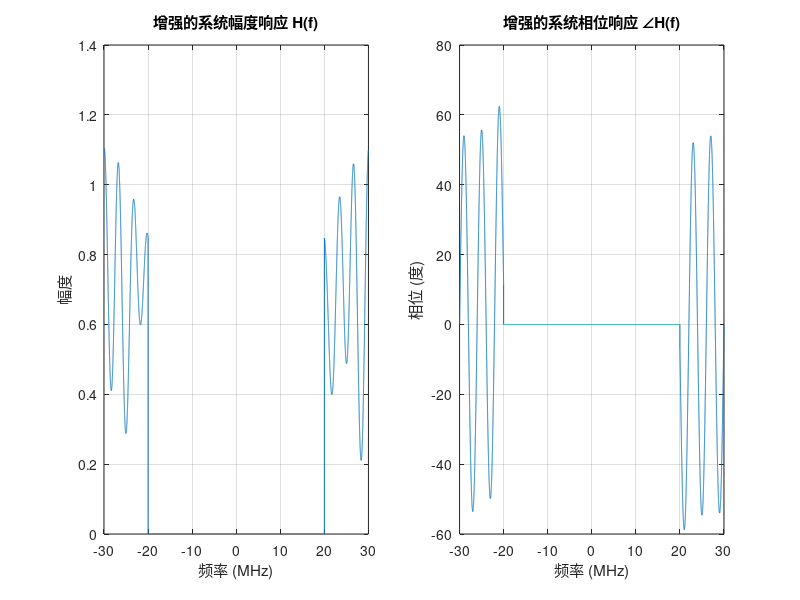
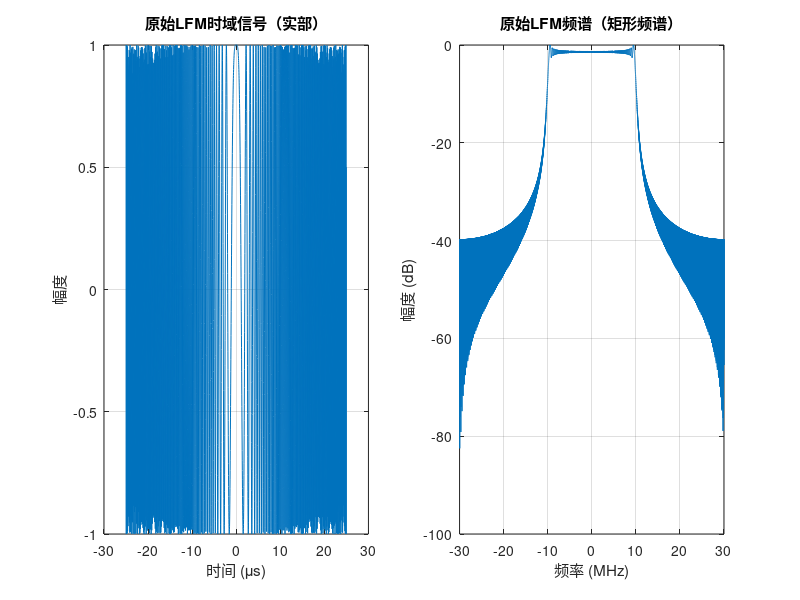

Write the MATLAB code that produced these figures, in order. (Note: this script raises an error after producing the figures.)
%% 发射端LFM预补偿算法
clear; close all; clc;

%% 步骤0: 仿真参数设置
% 雷达参数
B = 20e6;               % 带宽: 20 MHz
T_pulse = 50e-6;        % 脉宽: 50 μs
fs = 60e6;              % 采样率: 60 MHz

% 处理参数
N_pulse = round(T_pulse * fs);      % 脉冲内采样点数
N_fft = 2^nextpow2(N_pulse * 8);    % FFT点数（8倍过采样）
freq = (-N_fft/2:N_fft/2-1) * (fs/N_fft);  % 频率轴

% 补偿参数
alpha_reg = 1e-2;       % 正则化因子系数（增大了）
A_max = 4.0;            % 最大增益限制（适当增大）

% 显示参数
f_center_idx = find(abs(freq)<=B/2);

%% 步骤0.1: 生成增强的系统频率响应 H[k]
% 增强幅度响应：更大的波动和不平坦度
H_mag = zeros(N_fft, 1);
H_mag(f_center_idx) = 0.7 + 0.4*cos(2*pi*freq(f_center_idx)/B*6) .* ...
                      exp(-(freq(f_center_idx)/(0.5*B)).^2) + ...
                      0.1*sin(2*pi*freq(f_center_idx)/B*3);

% 增强相位响应：更大的非线性相位失真
H_phase = zeros(N_fft, 1);
H_phase(f_center_idx) = 0.4*pi*(freq(f_center_idx)/B).^3 + ...
                        0.3*pi*sin(2*pi*freq(f_center_idx)/B*5) + ...
                        0.05*pi*(freq(f_center_idx)/B).^2;

% 组合成复数频率响应
H_k = H_mag .* exp(1j*H_phase);
H_k = fftshift(H_k);  % 转换为MATLAB的FFT顺序

% 显示系统响应
figure('Position', [100, 100, 1200, 400]);
subplot(1,2,1);
plot(freq/1e6, abs(H_k));
xlim([-B/1e6, B/1e6]*1.5);
xlabel('频率 (MHz)'); ylabel('幅度');
title('增强的系统幅度响应 H(f)');
grid on;

subplot(1,2,2);
plot(freq/1e6, unwrap(angle(H_k))*180/pi);
xlim([-B/1e6, B/1e6]*1.5);
xlabel('频率 (MHz)'); ylabel('相位 (度)');
title('增强的系统相位响应 ∠H(f)');
grid on;

%% 步骤1: 生成理想LFM信号及其频谱
% 生成时域LFM信号
t = (-N_pulse/2:N_pulse/2-1)' / fs;
k_chirp = B / T_pulse;  % 调频率
s_lfm = exp(1j * pi * k_chirp * t.^2);  % 基带LFM

% 过采样并补零到FFT长度
s_lfm_padded = zeros(N_fft, 1);
s_lfm_padded(1:N_pulse) = s_lfm;

% 计算LFM频谱
S_LFM_k = fft(s_lfm_padded, N_fft);

% 设置目标参考频谱 R[k]（使用未加权的理想LFM频谱）
R_k = S_LFM_k;

% 显示LFM信号及频谱
figure('Position', [100, 100, 1200, 400]);
subplot(1,2,1);
plot(t*1e6, real(s_lfm));
xlabel('时间 (μs)'); ylabel('幅度');
title('原始LFM时域信号（实部）');
grid on;

subplot(1,2,2);
S_LFM_mag = fftshift(abs(S_LFM_k));
plot(freq/1e6, 20*log10(S_LFM_mag/max(S_LFM_mag)));
xlim([-B/1e6, B/1e6]*1.5);
xlabel('频率 (MHz)'); ylabel('幅度 (dB)');
title('原始LFM频谱（矩形频谱）');
grid on;

%% 步骤2: 计算发射端预补偿谱（幅度+相位全补偿）
% 计算正则化项：使用均值而不是最大值，更稳定
epsilon = alpha_reg / mean(abs(H_k .* S_LFM_k));

% 核心补偿公式：G_tx[k] = R[k] / (H[k] * S_LFM[k] + ε)
G_tx_k = R_k ./ (H_k .* S_LFM_k + epsilon);

% 幅度限制：防止过高的增益导致PA饱和
G_tx_mag = abs(G_tx_k);
max_G = max(G_tx_mag);
if max_G > A_max
    fprintf('应用幅度限制: 最大增益 %.2f > 限制值 %.2f\n', max_G, A_max);
    G_tx_k = G_tx_k ./ max(1, G_tx_mag/A_max);
end

% 显示补偿滤波器
figure('Position', [100, 100, 1200, 400]);
subplot(1,2,1);
G_tx_mag_plot = fftshift(abs(G_tx_k));
plot(freq/1e6, 20*log10(G_tx_mag_plot/max(G_tx_mag_plot)));
xlim([-B/1e6, B/1e6]*1.5);
xlabel('频率 (MHz)'); ylabel('增益 (dB)');
title('预补偿滤波器幅度响应');
grid on;

subplot(1,2,2);
plot(freq/1e6, fftshift(unwrap(angle(G_tx_k)))*180/pi);
xlim([-B/1e6, B/1e6]*1.5);
xlabel('频率 (MHz)'); ylabel('相位 (度)');
title('预补偿滤波器相位响应');
grid on;

%% 步骤3: 频域窗/带宽约束 - 使用海明窗
% 创建海明窗：带宽内为1，带宽外为0
f_idx = find(abs(freq)<=B);
%创建海明窗
hamming_window = zeros(N_fft, 1);
% 生成对应带宽长度的海明窗（仅在LFM信号带宽内施加海明窗，带宽外为0）
hamming_win_local = hamming(length(f_idx));  % 生成局部海明窗
hamming_window(f_idx) = hamming_win_local;   % 填充到频域对应位置
W_k = fftshift(hamming_window);      % 转换为FFT顺序
% 应用海明窗
G_tx_k_windowed = G_tx_k .* W_k;

%% 步骤4: 形成发射频谱并IFFT回时域
% 应用预补偿：S_tx[k] = S_LFM[k] * G_tx[k] * W[k]
S_tx_k = S_LFM_k .* G_tx_k_windowed;

% IFFT得到时域信号
s_tx_time = ifft(S_tx_k, N_fft);

% 截取有效部分（保留原始脉冲长度）
s_tx_pulse = s_tx_time(1:N_pulse);

% 能量归一化（而不是幅度归一化）
s_tx_pulse = s_tx_pulse / sqrt(sum(abs(s_tx_pulse).^2));

%% 步骤5: 准备对比信号（统一能量归一化）
% 情况1: 理想LFM（作为参考基准）
s_ideal = s_lfm / sqrt(sum(abs(s_lfm).^2));

% 情况2: 原始LFM经过系统H（无预补偿）
S_LFM_full = fft(s_lfm_padded, N_fft);
S_with_H = S_LFM_full .* H_k;  % 经过系统响应
s_with_H_time = ifft(S_with_H, N_fft);
s_with_H = s_with_H_time(1:N_pulse);
s_with_H = s_with_H / sqrt(sum(abs(s_with_H).^2));

% 情况3: 预补偿LFM经过系统H（有预补偿）
S_tx_full = fft(s_tx_time, N_fft);  % 预补偿信号频谱
S_tx_with_H = S_tx_full .* H_k;  % 经过系统响应
s_tx_with_H_time = ifft(S_tx_with_H, N_fft);
s_tx_with_H = s_tx_with_H_time(1:N_pulse);
s_tx_with_H = s_tx_with_H / sqrt(sum(abs(s_tx_with_H).^2));

% 情况4: 仅预补偿不加窗后经过系统H
S_tx_k_no_window = S_LFM_k .* G_tx_k;
s_tx_time_no_window = ifft(S_tx_k_no_window, N_fft);
S_tx_no_window_with_H = fft(s_tx_time_no_window, N_fft) .* H_k;
s_tx_no_window_with_H_time = ifft(S_tx_no_window_with_H, N_fft);
s_tx_no_window_with_H = s_tx_no_window_with_H_time(1:N_pulse);
s_tx_no_window_with_H = s_tx_no_window_with_H / sqrt(sum(abs(s_tx_no_window_with_H).^2));

fprintf('\n=== 四种情况对比（统一能量归一化） ===\n');
fprintf('1. 理想LFM（无系统失真）\n');
fprintf('2. 原始LFM + 系统失真（无预补偿）\n');
fprintf('3. 预补偿LFM + 系统失真（有预补偿）\n\n');
fprintf('4. 预补偿LFM + 系统失真（仅预补偿不加窗）\n\n');

%% 步骤6: 自相关分析
% 计算自相关函数
t_corr = (-N_pulse+1:N_pulse-1) / fs * 1e6;  % 微秒

% 计算四种情况的自相关
auto_corr_ideal = xcorr(s_ideal, s_ideal);
auto_corr_no_comp = xcorr(s_with_H, s_with_H);
auto_corr_with_comp = xcorr(s_tx_with_H, s_tx_with_H);
auto_corr_precomp_only = xcorr(s_tx_no_window_with_H, s_tx_no_window_with_H);

% 归一化自相关（能量归一化）
auto_corr_ideal = auto_corr_ideal / max(abs(auto_corr_ideal));
auto_corr_no_comp = auto_corr_no_comp / max(abs(auto_corr_no_comp));
auto_corr_with_comp = auto_corr_with_comp / max(abs(auto_corr_with_comp));
auto_corr_precomp_only = auto_corr_precomp_only / max(abs(auto_corr_precomp_only));

% 转换为dB显示
auto_corr_ideal_db = 20*log10(abs(auto_corr_ideal) + 1e-10);
auto_corr_no_comp_db = 20*log10(abs(auto_corr_no_comp) + 1e-10);
auto_corr_with_comp_db = 20*log10(abs(auto_corr_with_comp) + 1e-10);
auto_corr_precomp_only_db = 20*log10(abs(auto_corr_precomp_only) + 1e-10);

%% 步骤7: 综合性能分析
figure('Position', [50, 50, 1400, 800]);

% 7.1 时域波形对比（实部）
subplot(3,3,1);
plot(t*1e6, real(s_ideal), 'k-', 'LineWidth', 1.5); hold on;
plot(t*1e6, real(s_with_H), 'r--', 'LineWidth', 1.5);
plot(t*1e6, real(s_tx_with_H), 'b-.', 'LineWidth', 1.5);
xlabel('时间 (μs)'); ylabel('幅度');
title('时域信号对比（实部）');
legend('理想LFM', '无预补偿', '有预补偿', 'Location', 'best');
grid on;

% 7.2 频谱对比
subplot(3,3,2);
% 重新计算频谱（从时域信号计算，确保正确）
s_ideal_padded = zeros(N_fft, 1);
s_ideal_padded(1:N_pulse) = s_ideal;
S_ideal_mag = fftshift(abs(fft(s_ideal_padded, N_fft)));

s_with_H_padded = zeros(N_fft, 1);
s_with_H_padded(1:N_pulse) = s_with_H;
S_no_comp_mag = fftshift(abs(fft(s_with_H_padded, N_fft)));

s_tx_with_H_padded = zeros(N_fft, 1);
s_tx_with_H_padded(1:N_pulse) = s_tx_with_H;
S_with_comp_mag = fftshift(abs(fft(s_tx_with_H_padded, N_fft)));

plot(freq/1e6, 20*log10(S_ideal_mag/max(S_ideal_mag)), 'k-', 'LineWidth', 1.5); hold on;
plot(freq/1e6, 20*log10(S_no_comp_mag/max(S_no_comp_mag)), 'r--', 'LineWidth', 1.5);
plot(freq/1e6, 20*log10(S_with_comp_mag/max(S_with_comp_mag)), 'b-.', 'LineWidth', 1.5);
xlim([-B/1e6*1.5, B/1e6*1.5]); ylim([-100, 5]);
xlabel('频率 (MHz)'); ylabel('幅度 (dB)');
title('经过系统后的频谱对比');
legend('理想LFM', '无预补偿', '有预补偿', 'Location', 'best');
grid on;

% 7.3 完整自相关函数（线性）
subplot(3,3,4);
plot(t_corr, abs(auto_corr_ideal), 'k-', 'LineWidth', 1.5); hold on;
plot(t_corr, abs(auto_corr_no_comp), 'r--', 'LineWidth', 1.5);
plot(t_corr, abs(auto_corr_with_comp), 'b-.', 'LineWidth', 1.5);
xlabel('时延 (μs)'); ylabel('幅度');
title('自相关函数（线性）');
legend('理想LFM', '无预补偿', '有预补偿', 'Location', 'best');
grid on;

% 7.4 完整自相关函数（对数）
subplot(3,3,5);
plot(t_corr, auto_corr_ideal_db, 'k-', 'LineWidth', 1.5); hold on;
plot(t_corr, auto_corr_no_comp_db, 'r--', 'LineWidth', 1.5);
plot(t_corr, auto_corr_with_comp_db, 'b-.', 'LineWidth', 1.5);
xlabel('时延 (μs)'); ylabel('幅度 (dB)');
title('自相关函数（对数）');
legend('理想LFM', '无预补偿', '有预补偿', 'Location', 'best');
grid on;
ylim([-120, 0]);

% 7.5 自相关主瓣区域（线性）
subplot(3,3,7);
center_idx = ceil(length(t_corr)/2);
range_idx = center_idx-50:center_idx+50;
plot(t_corr(range_idx), abs(auto_corr_ideal(range_idx)), 'k-', 'LineWidth', 1.5); hold on;
plot(t_corr(range_idx), abs(auto_corr_no_comp(range_idx)), 'r--', 'LineWidth', 1.5);
plot(t_corr(range_idx), abs(auto_corr_with_comp(range_idx)), 'b-.', 'LineWidth', 1.5);
xlabel('时延 (μs)'); ylabel('幅度');
title('自相关主瓣区域');
legend('理想LFM', '无预补偿', '有预补偿', 'Location', 'best');
grid on;

% 7.6 自相关旁瓣区域（对数）
subplot(3,3,8);
% 选择旁瓣区域（排除主瓣）
mainlobe_width = ceil(2*fs/B);  % 根据主瓣理论宽度设定
sidelobe_idx = [1:center_idx-mainlobe_width, center_idx+mainlobe_width:length(t_corr)];
plot(t_corr(sidelobe_idx), auto_corr_ideal_db(sidelobe_idx), 'k-', 'LineWidth', 1.5); hold on;
plot(t_corr(sidelobe_idx), auto_corr_no_comp_db(sidelobe_idx), 'r--', 'LineWidth', 1.5);
plot(t_corr(sidelobe_idx), auto_corr_with_comp_db(sidelobe_idx), 'b-.', 'LineWidth', 1.5);
xlabel('时延 (μs)'); ylabel('幅度 (dB)');
title('自相关旁瓣区域');
legend('理想LFM', '无预补偿', '有预补偿', 'Location', 'best');
grid on;
ylim([-120, 0]);

%% 步骤8: 计算和显示性能指标
% 峰值旁瓣比（PSLR）
center_idx = ceil(length(auto_corr_ideal)/2);
pslr_ideal = compute_pslr_corrected(auto_corr_ideal, center_idx, fs, B);
pslr_no_comp = compute_pslr_corrected(auto_corr_no_comp, center_idx, fs, B);
pslr_with_comp = compute_pslr_corrected(auto_corr_with_comp, center_idx, fs, B);
pslr_precomp_only = compute_pslr_corrected(auto_corr_precomp_only, center_idx, fs, B);

% 积分旁瓣比（ISLR）
islr_ideal = compute_islr_corrected(auto_corr_ideal, center_idx, fs, B);
islr_no_comp = compute_islr_corrected(auto_corr_no_comp, center_idx, fs, B);
islr_with_comp = compute_islr_corrected(auto_corr_with_comp, center_idx, fs, B);
islr_precomp_only = compute_islr_corrected(auto_corr_precomp_only, center_idx, fs, B);

% 主瓣宽度（3dB）
bw3db_ideal = compute_3db_width_corrected(auto_corr_ideal, center_idx, fs, B);
bw3db_no_comp = compute_3db_width_corrected(auto_corr_no_comp, center_idx, fs, B);
bw3db_with_comp = compute_3db_width_corrected(auto_corr_with_comp, center_idx, fs, B);
bw3db_precomp_only = compute_3db_width_corrected(auto_corr_precomp_only, center_idx, fs, B);

% 理论主瓣宽度
theory_width = 0.886 / B * 1e6;  % 微秒

% 理论PSLR（矩形窗）
theory_pslr = -13.26;  % dB

% 计算PAPR（峰均功率比） - 使用能量归一化后的信号
PAPR_ideal = 10*log10(max(abs(s_ideal).^2) / mean(abs(s_ideal).^2));
PAPR_no_comp = 10*log10(max(abs(s_with_H).^2) / mean(abs(s_with_H).^2));
PAPR_with_comp = 10*log10(max(abs(s_tx_with_H).^2) / mean(abs(s_tx_with_H).^2));
PAPR_precomp_only = 10*log10(max(abs(s_tx_no_window_with_H).^2) / mean(abs(s_tx_no_window_with_H).^2));

% 显示性能指标表格
subplot(3,3,[3,6,9]);
axis off;

% 创建性能对比表格
text_str = sprintf('=== 性能指标对比 ===\n\n');
text_str = [text_str sprintf('理论主瓣宽度: %.3f μs\n', theory_width)];
text_str = [text_str sprintf('理论PSLR: %.2f dB\n\n', theory_pslr)];
text_str = [text_str sprintf('%-15s %-12s %-12s %-12s\n', '情况', 'PSLR(dB)', 'ISLR(dB)', '3dB宽度(μs)')];
text_str = [text_str sprintf('%-15s %-12.2f %-12.2f %-12.3f\n', '理想LFM', pslr_ideal, islr_ideal, bw3db_ideal)];
text_str = [text_str sprintf('%-15s %-12.2f %-12.2f %-12.3f\n', '无预补偿', pslr_no_comp, islr_no_comp, bw3db_no_comp)];
text_str = [text_str sprintf('%-15s %-12.2f %-12.2f %-12.3f\n', '有预补偿', pslr_with_comp, islr_with_comp, bw3db_with_comp)];
text_str = [text_str sprintf('%-15s %-12.2f %-12.2f %-12.3f\n', '仅预补偿不加窗', pslr_precomp_only, islr_precomp_only, bw3db_precomp_only)];

text_str = [text_str sprintf('\n=== 改善效果 ===\n')];
text_str = [text_str sprintf('PSLR改善: %.2f dB\n', pslr_no_comp - pslr_with_comp)];
text_str = [text_str sprintf('ISLR改善: %.2f dB\n', islr_no_comp - islr_with_comp)];
text_str = [text_str sprintf('主瓣宽度变化: %.3f μs\n', bw3db_with_comp - bw3db_ideal)];

text_str = [text_str sprintf('\n=== PAPR对比（能量归一化后） ===\n')];
text_str = [text_str sprintf('理想LFM: %.2f dB\n', PAPR_ideal)];
text_str = [text_str sprintf('无预补偿: %.2f dB\n', PAPR_no_comp)];
text_str = [text_str sprintf('有预补偿: %.2f dB\n', PAPR_with_comp)];
text_str = [text_str sprintf('仅预补偿不加窗: %.2f dB\n', PAPR_precomp_only)];
text_str = [text_str sprintf('PAPR增加: %.2f dB\n', PAPR_with_comp - PAPR_ideal)];

text(0.1, 0.5, text_str, 'FontName', 'FixedWidth', 'FontSize', 10, 'VerticalAlignment', 'middle');
title('性能指标汇总（修正后）');

%% 步骤9: 性能改善可视化
figure('Position', [100, 100, 1200, 400]);

% 9.1 旁瓣对比
subplot(1,2,1);
mainlobe_exclude = ceil(fs/B);  % 根据主瓣宽度排除
sidelobe_idx_detailed = [1:center_idx-mainlobe_exclude, center_idx+mainlobe_exclude:length(t_corr)];

plot(t_corr(sidelobe_idx_detailed), auto_corr_ideal_db(sidelobe_idx_detailed), 'k-', 'LineWidth', 1.5); hold on;
plot(t_corr(sidelobe_idx_detailed), auto_corr_no_comp_db(sidelobe_idx_detailed), 'r--', 'LineWidth', 1.5);
plot(t_corr(sidelobe_idx_detailed), auto_corr_with_comp_db(sidelobe_idx_detailed), 'b-.', 'LineWidth', 1.5);
xlabel('时延 (μs)'); ylabel('幅度 (dB)');
title('自相关旁瓣对比');
legend('理想LFM', '无预补偿', '有预补偿', 'Location', 'best');
grid on;
ylim([-120, 0]);

% 9.2 性能改善柱状图
subplot(1,2,2);
improvement_data = [pslr_ideal, pslr_no_comp, pslr_with_comp; ...
                    islr_ideal, islr_no_comp, islr_with_comp; ...
                    bw3db_ideal, bw3db_no_comp, bw3db_with_comp];

bar_labels = {'理想LFM', '无预补偿', '有预补偿'};
bar(improvement_data');
set(gca, 'XTickLabel', bar_labels);
ylabel('数值');
legend('PSLR(dB)', 'ISLR(dB)', '3dB宽度(μs)', 'Location', 'best');
title('性能指标对比');
grid on;

% 在柱状图上添加数值标签
for i = 1:3
    for j = 1:3
        if j == 3  % 3dB宽度
            text_str = sprintf('%.3f', improvement_data(j,i));
        else  % PSLR和ISLR
            text_str = sprintf('%.2f', improvement_data(j,i));
        end
        text(i, improvement_data(j,i), text_str, ...
            'HorizontalAlignment', 'center', 'VerticalAlignment', 'bottom', ...
            'FontSize', 8);
    end
end


%% 控制台输出总结
fprintf('\n=== 性能总结 ===\n');
fprintf('理论PSLR（矩形窗）: %.2f dB\n', theory_pslr);
fprintf('实测PSLR - 理想LFM: %.2f dB\n', pslr_ideal);
fprintf('实测PSLR - 无预补偿: %.2f dB（恶化 %.2f dB）\n', pslr_no_comp, pslr_no_comp - pslr_ideal);
fprintf('实测PSLR - 有预补偿: %.2f dB（改善 %.2f dB）\n', pslr_with_comp, pslr_no_comp - pslr_with_comp);
fprintf('实测PSLR - 仅预补偿不加窗: %.2f dB\n', pslr_precomp_only);
fprintf('\n理论主瓣宽度: %.3f μs\n', theory_width);
fprintf('实测主瓣宽度 - 理想LFM: %.3f μs\n', bw3db_ideal);
fprintf('实测主瓣宽度 - 无预补偿: %.3f μs\n', bw3db_no_comp);
fprintf('实测主瓣宽度 - 有预补偿: %.3f μs\n', bw3db_with_comp);
fprintf('实测主瓣宽度 - 仅预补偿不加窗: %.3f μs\n', bw3db_precomp_only);
fprintf('\nPAPR - 理想LFM: %.2f dB\n', PAPR_ideal);
fprintf('PAPR - 无预补偿: %.2f dB\n', PAPR_no_comp);
fprintf('PAPR - 有预补偿: %.2f dB（增加 %.2f dB）\n', PAPR_with_comp, PAPR_with_comp - PAPR_ideal);
fprintf('PAPR - 仅预补偿不加窗: %.2f dB（增加 %.2f dB）\n', PAPR_precomp_only, PAPR_precomp_only - PAPR_ideal);
fprintf('\nISLR - 仅预补偿不加窗: %.2f dB\n', islr_precomp_only);


%% 步骤10: 引入rubust.m扰动并按win_length.m步骤4.1计算相位误差
% 采用rubust.m中的建模方式：H_pert = H_nominal .* (1+eps_a) .* exp(1j*eps_phi)
K_perturb = 20;
delta_a = 0.05;          % 幅度扰动上限（±5%，与rubust.m一致）
delta_phi = 5*pi/180;    % 相位扰动上限（±5°，与rubust.m一致）

% 注意：H_k已经fftshift到FFT顺序，因此扰动索引也要切换到FFT顺序带内索引
f_center_idx_fft = find(abs(ifftshift(freq))<=B/2);
H_scenarios = build_perturbed_channels(H_k, f_center_idx_fft, K_perturb, delta_a, delta_phi);

restoration_error_vec = zeros(K_perturb,1);
time_error_vec = zeros(K_perturb,1);
pslr_perturb_vec = zeros(K_perturb,1);
islr_perturb_vec = zeros(K_perturb,1);
papr_perturb_vec = zeros(K_perturb,1);
mlw_perturb_vec = zeros(K_perturb,1);

for k = 1:K_perturb
    H_case = H_scenarios(:,k);

    % 按win_length.m步骤4.1：在扰动后的H(f)下重新做预补偿（不加窗）
    epsilon_i = alpha_reg * mean(abs(H_case .* S_LFM_k));
    G_tx_i = R_k ./ (H_case .* S_LFM_k + epsilon_i);

    % 幅度限制
    G_tx_i_mag = abs(G_tx_i);
    if max(G_tx_i_mag) > A_max
        G_tx_i = G_tx_i ./ max(1, G_tx_i_mag/A_max);
    end

    % 发射频谱 + 扰动系统响应后频谱
    S_tx_i = S_LFM_k .* G_tx_i;
    S_rx_i = S_tx_i .* H_case;

    % 扰动后+预补偿信号与原始LFM做误差比较（win_length步骤4.1）
    s_cmp_i = ifft(S_rx_i, N_fft);
    s_cmp_i = s_cmp_i(1:N_pulse);
    err_case = evaluate_reference_error(s_cmp_i, S_LFM_k, N_pulse, N_fft, freq, B);
    restoration_error_vec(k) = err_case.spec_nmse;
    time_error_vec(k) = err_case.time_nmse;

    % 归一化后用于PSLR/ISLR/PAPR/主瓣宽度评估
    s_rx_case = s_cmp_i / sqrt(sum(abs(s_cmp_i).^2) + eps);

    % 用test.m已有方式计算四个指标
    auto_corr_case = xcorr(s_rx_case, s_rx_case);
    auto_corr_case = auto_corr_case / (max(abs(auto_corr_case)) + eps);
    center_idx_case = ceil(length(auto_corr_case)/2);

    pslr_perturb_vec(k) = compute_pslr_corrected(auto_corr_case, center_idx_case, fs, B);
    islr_perturb_vec(k) = compute_islr_corrected(auto_corr_case, center_idx_case, fs, B);
    mlw_perturb_vec(k) = compute_3db_width_corrected(auto_corr_case, center_idx_case, fs, B);
    papr_perturb_vec(k) = 10*log10(max(abs(s_rx_case).^2) / mean(abs(s_rx_case).^2));
end

fprintf('\n=== 扰动信道下指标统计（K=%d）===\n', K_perturb);
fprintf('恢复误差(加扰动H后预补偿) spec\_nmse: 均值=%.6f, 最大=%.6f\n', mean(restoration_error_vec), max(restoration_error_vec));
fprintf('恢复误差(加扰动H后预补偿) time\_nmse: 均值=%.6f, 最大=%.6f\n', mean(time_error_vec), max(time_error_vec));
fprintf('PSLR(dB): 均值=%.4f, 最差=%.4f\n', mean(pslr_perturb_vec), max(pslr_perturb_vec));
fprintf('ISLR(dB): 均值=%.4f, 最差=%.4f\n', mean(islr_perturb_vec), max(islr_perturb_vec));
fprintf('PAPR(dB): 均值=%.4f, 最大=%.4f\n', mean(papr_perturb_vec), max(papr_perturb_vec));
fprintf('主瓣宽度(us): 均值=%.4f, 最大=%.4f\n', mean(mlw_perturb_vec), max(mlw_perturb_vec));

% 可视化：五个指标箱型图（相对频谱误差 + PSLR + ISLR + PAPR + 主瓣宽度）
metrics_matrix = [restoration_error_vec, pslr_perturb_vec, islr_perturb_vec, papr_perturb_vec, mlw_perturb_vec];
figure('Position', [120, 120, 1200, 420]);
boxplot(metrics_matrix, 'Labels', {'restoration spec NMSE','PSLR (dB)','ISLR (dB)','PAPR (dB)','Mainlobe Width (us)'});
ylabel('Metric Value');
title('扰动场景下五个指标箱型图（误差按win_length步骤4.1）');
grid on;


%% 步骤10: 不同B、T_pulse（fs=60e6）鲁棒性分析（1x2子图）
fs_robust = 60e6;
B_sweep_MHz = [10, 15, 20, 25, 30,35, 40];
Tp_sweep_us = [10, 15, 20, 25, 30,35, 40];

% 图A: 扫描B，固定T_pulse
T_fix = T_pulse;
num_B = numel(B_sweep_MHz);
robust_B = zeros(num_B, 5); % [B_MHz, PSLR, ISLR, MLW, PAPR]
for i = 1:num_B
    B_case = B_sweep_MHz(i) * 1e6;
    case_metrics = run_single_case_metrics_test(B_case, T_fix, fs_robust, alpha_reg, A_max);
    robust_B(i, :) = [B_sweep_MHz(i), case_metrics.pslr_with_comp, case_metrics.islr_with_comp, ...
        case_metrics.mlw_with_comp, case_metrics.papr_with_comp];
end

% 图B: 扫描T_pulse，固定B
B_fix = B;
num_T = numel(Tp_sweep_us);
robust_T = zeros(num_T, 5); % [Tp_us, PSLR, ISLR, MLW, PAPR]
for i = 1:num_T
    T_case = Tp_sweep_us(i) * 1e-6;
    case_metrics = run_single_case_metrics_test(B_fix, T_case, fs_robust, alpha_reg, A_max);
    robust_T(i, :) = [Tp_sweep_us(i), case_metrics.pslr_with_comp, case_metrics.islr_with_comp, ...
        case_metrics.mlw_with_comp, case_metrics.papr_with_comp];
end

figure;
set(gcf, 'Position', [150, 120, 1280, 460], 'Color', [1 1 1]);
tiledlayout(1,2,'Padding','compact','TileSpacing','compact');

% 图A：不同B下性能变化
nexttile;
yyaxis left;
p1 = plot(robust_B(:,1), robust_B(:,2), 'o-b', 'LineWidth', 1.5, 'MarkerSize', 6); hold on;
p2 = plot(robust_B(:,1), robust_B(:,3), 's-r', 'LineWidth', 1.5, 'MarkerSize', 6);
ylabel('PSLR / ISLR (dB)');

yyaxis right;
p3 = plot(robust_B(:,1), robust_B(:,4), '^-m', 'LineWidth', 1.5, 'MarkerSize', 6); hold on;
p4 = plot(robust_B(:,1), robust_B(:,5), 'd-k', 'LineWidth', 1.5, 'MarkerSize', 6);
ylabel('Mainlobe width (us) / PAPR (dB)');

xlabel('B (MHz)');
title('A: Performance vs B');
grid on;
set(gca, 'XTick', B_sweep_MHz);
legend([p1 p2 p3 p4], {'PSLR','ISLR','Mainlobe width','PAPR'}, 'Location', 'best');

% 图B：不同T_pulse下性能变化
nexttile;
yyaxis left;
p1 = plot(robust_T(:,1), robust_T(:,2), 'o-b', 'LineWidth', 1.5, 'MarkerSize', 6); hold on;
p2 = plot(robust_T(:,1), robust_T(:,3), 's-r', 'LineWidth', 1.5, 'MarkerSize', 6);
ylabel('PSLR / ISLR (dB)');

yyaxis right;
p3 = plot(robust_T(:,1), robust_T(:,4), '^-m', 'LineWidth', 1.5, 'MarkerSize', 6); hold on;
p4 = plot(robust_T(:,1), robust_T(:,5), 'd-k', 'LineWidth', 1.5, 'MarkerSize', 6);
ylabel('Mainlobe width (us) / PAPR (dB)');

xlabel('T_{pulse} (us)');
title('B: Performance vs T_{pulse}');
grid on;
set(gca, 'XTick', Tp_sweep_us);
legend([p1 p2 p3 p4], {'PSLR','ISLR','Mainlobe width','PAPR'}, 'Location', 'best');

%% 修正后的辅助函数

function metrics = run_single_case_metrics_test(B, T_pulse, fs, alpha_reg, A_max)
N_pulse = round(T_pulse * fs);
N_fft = 2^nextpow2(N_pulse * 8);
freq = (-N_fft/2:N_fft/2-1)' * (fs/N_fft);
f_center_idx = find(abs(freq)<=B/2);

H_mag = zeros(N_fft, 1);
H_mag(f_center_idx) = 0.7 + 0.4*cos(2*pi*freq(f_center_idx)/B*6) .* ...
                      exp(-(freq(f_center_idx)/(0.5*B)).^2) + ...
                      0.1*sin(2*pi*freq(f_center_idx)/B*3);
H_phase = zeros(N_fft, 1);
H_phase(f_center_idx) = 0.4*pi*(freq(f_center_idx)/B).^3 + ...
                        0.3*pi*sin(2*pi*freq(f_center_idx)/B*5) + ...
                        0.05*pi*(freq(f_center_idx)/B).^2;
H_k = fftshift(H_mag .* exp(1j*H_phase));

t = (-N_pulse/2:N_pulse/2-1)' / fs;
k_chirp = B / T_pulse;
s_lfm = exp(1j * pi * k_chirp * t.^2);
s_lfm_padded = zeros(N_fft, 1);
s_lfm_padded(1:N_pulse) = s_lfm;
S_LFM_k = fft(s_lfm_padded, N_fft);
R_k = S_LFM_k;

epsilon = alpha_reg / mean(abs(H_k .* S_LFM_k));
G_tx_k = R_k ./ (H_k .* S_LFM_k + epsilon);
G_tx_mag = abs(G_tx_k);
if max(G_tx_mag) > A_max
    G_tx_k = G_tx_k ./ max(1, G_tx_mag/A_max);
end

f_idx = find(abs(freq)<=B);
hamming_window = zeros(N_fft, 1);
hamming_window(f_idx) = hamming(length(f_idx));
W_k = fftshift(hamming_window);

S_tx_k = S_LFM_k .* (G_tx_k .* W_k);
s_tx_time = ifft(S_tx_k, N_fft);
S_tx_with_H = fft(s_tx_time, N_fft) .* H_k;
s_tx_with_H_time = ifft(S_tx_with_H, N_fft);
s_tx_with_H_pulse = s_tx_with_H_time(1:N_pulse);
s_tx_with_H_pulse = s_tx_with_H_pulse / sqrt(sum(abs(s_tx_with_H_pulse).^2));

auto_corr = xcorr(s_tx_with_H_pulse, s_tx_with_H_pulse);
auto_corr = auto_corr / max(abs(auto_corr));
peak_idx = ceil(length(auto_corr)/2);

metrics.pslr_with_comp = compute_pslr_corrected(auto_corr, peak_idx, fs, B);
metrics.islr_with_comp = compute_islr_corrected(auto_corr, peak_idx, fs, B);
metrics.mlw_with_comp = compute_3db_width_corrected(auto_corr, peak_idx, fs, B);
metrics.papr_with_comp = 10*log10(max(abs(s_tx_with_H_pulse).^2) / mean(abs(s_tx_with_H_pulse).^2));
end

function pslr = compute_pslr_corrected(corr_signal, peak_idx, fs, B)
    % 修正的峰值旁瓣比计算函数
    % 基于主瓣理论宽度定义区域
    % 主瓣宽度 ≈ 1/B，转换为采样点数
    mainlobe_width_samples = ceil(2 * fs / B);  % 取2倍作为安全余量
    
    % 确保边界有效
    mainlobe_start = max(1, peak_idx - mainlobe_width_samples);
    mainlobe_end = min(length(corr_signal), peak_idx + mainlobe_width_samples);
    
    % 创建掩码排除主瓣
    mask = true(length(corr_signal), 1);
    mask(mainlobe_start:mainlobe_end) = false;
    
    % 如果没有旁瓣，返回一个较差的值
    if sum(mask) == 0
        pslr = -5;  % 一个较差的值
        return;
    end
    
    % 计算旁瓣峰值和主瓣峰值
    sidelobe_peak = max(abs(corr_signal(mask)));
    mainlobe_peak = abs(corr_signal(peak_idx));
    
    % 计算PSLR（dB）
    if mainlobe_peak > 0
        pslr = 20*log10(sidelobe_peak / mainlobe_peak);
    else
        pslr = -inf;
    end
end

function islr = compute_islr_corrected(corr_signal, peak_idx, fs, B)
    % 修正的积分旁瓣比计算函数
    % 主瓣宽度 ≈ 1/B，转换为采样点数
    mainlobe_width_samples = ceil(2 * fs / B);  % 取2倍作为安全余量
    
    % 确保边界有效
    mainlobe_start = max(1, peak_idx - mainlobe_width_samples);
    mainlobe_end = min(length(corr_signal), peak_idx + mainlobe_width_samples);
    
    % 主瓣能量
    mainlobe_energy = sum(abs(corr_signal(mainlobe_start:mainlobe_end)).^2);
    
    % 总能量
    total_energy = sum(abs(corr_signal).^2);
    
    % 旁瓣能量 = 总能量 - 主瓣能量
    sidelobe_energy = total_energy - mainlobe_energy;
    
    % 计算ISLR（dB）
    if mainlobe_energy > 0 && sidelobe_energy > 0
        islr = 10*log10(sidelobe_energy / mainlobe_energy);
    else
        islr = -inf;
    end
end

function bw_3db = compute_3db_width_corrected(corr_signal, peak_idx, fs, B)
    % 修正的3dB主瓣宽度计算函数
    corr_mag = abs(corr_signal);
    peak_value = corr_mag(peak_idx);
    
    % 找到3dB点（峰值下降3dB）
    threshold_3db = peak_value / sqrt(2);  % -3dB点
    
    % 向左搜索3dB点
    left_idx = peak_idx;
    step_count = 0;
    max_steps = 100;  % 防止无限循环
    
    while left_idx > 1 && corr_mag(left_idx) >= threshold_3db && step_count < max_steps
        left_idx = left_idx - 1;
        step_count = step_count + 1;
    end
    
    % 向右搜索3dB点
    right_idx = peak_idx;
    step_count = 0;
    
    while right_idx < length(corr_mag) && corr_mag(right_idx) >= threshold_3db && step_count < max_steps
        right_idx = right_idx + 1;
        step_count = step_count + 1;
    end
    
    % 计算宽度（秒）
    width_samples = right_idx - left_idx;
    bw_3db = width_samples / fs * 1e6;  % 转换为微秒
    
    % 如果找不到3dB点或宽度异常，返回理论值
    if bw_3db <= 0 || bw_3db > 100
        bw_3db = 0.886 / B * 1e6;  % 修正后的理论公式
    end
    
    % 确保宽度不会太小
    if bw_3db < 0.01
        bw_3db = 0.886 / B * 1e6;
    end
end


function H_scenarios = build_perturbed_channels(H_nominal, inband_idx, K, delta_a, delta_phi)
N = numel(H_nominal);
H_scenarios = repmat(H_nominal, 1, K);

for k = 1:K
    eps_a = zeros(N,1);
    eps_phi = zeros(N,1);
    eps_a(inband_idx) = -delta_a + 2*delta_a*rand(numel(inband_idx),1);
    eps_phi(inband_idx) = -delta_phi + 2*delta_phi*rand(numel(inband_idx),1);
    H_scenarios(:,k) = H_nominal .* (1 + eps_a) .* exp(1j*eps_phi);
end
end

function E_spec = compute_spectrum_error(S_ideal_k, S_out_k, freq, B)
% win_length.m步骤4.1中使用的带内归一化频谱相对误差
band_idx = abs(freq)<=B/2;
A = abs(S_ideal_k(band_idx));
Bv = abs(S_out_k(band_idx));
A = A / (norm(A,2) + eps);
Bv = Bv / (norm(Bv,2) + eps);
E_spec = (norm(Bv - A, 2)^2) / (norm(A, 2)^2 + eps);
end

function err = evaluate_reference_error(s_cmp, S_ideal_k, N_pulse, N_fft, freq, B)
% win_length.m步骤4.1中用于restoration error和time error的计算方式
s_ideal = ifft(S_ideal_k, N_fft);
s_ideal = s_ideal(1:N_pulse);
s_ideal = s_ideal / sqrt(sum(abs(s_ideal).^2) + eps);
s_cmp = s_cmp / sqrt(sum(abs(s_cmp).^2) + eps);

err.time_nmse = norm(s_cmp - s_ideal, 2)^2 / (norm(s_ideal,2)^2 + eps);

s_cmp_pad = zeros(N_fft,1);
s_cmp_pad(1:N_pulse) = s_cmp;
S_cmp = fft(s_cmp_pad, N_fft);
err.spec_nmse = compute_spectrum_error(S_ideal_k, S_cmp, freq, B);
end
